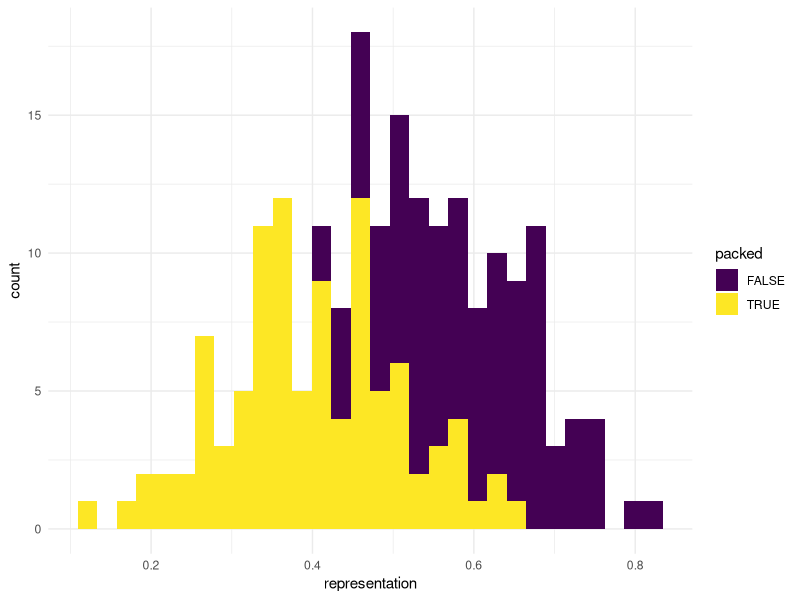
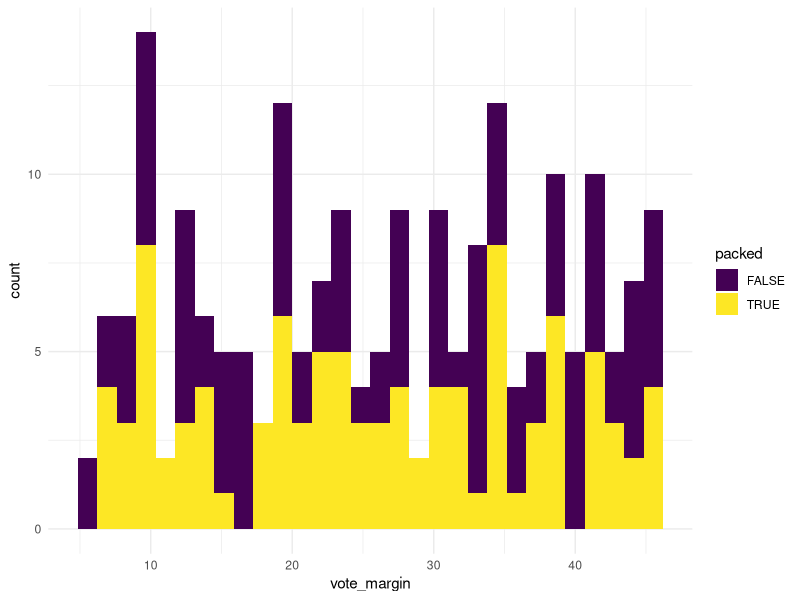
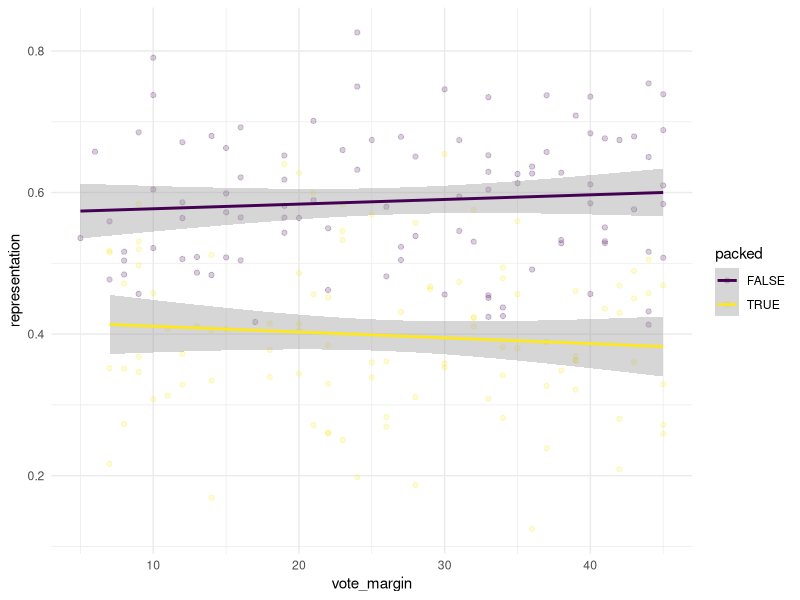
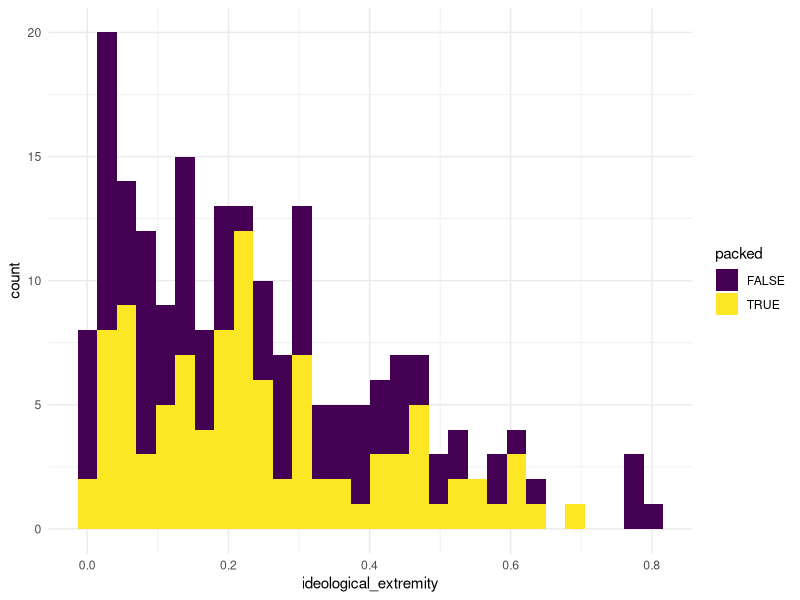
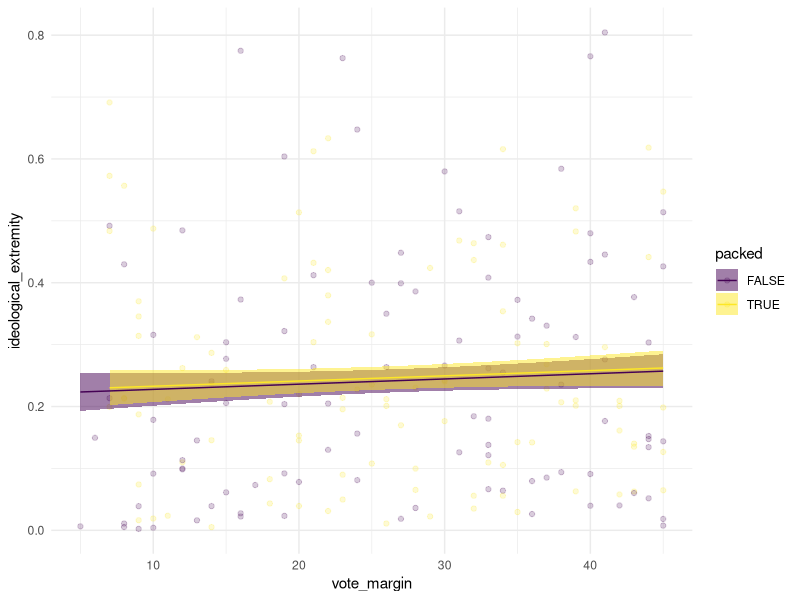
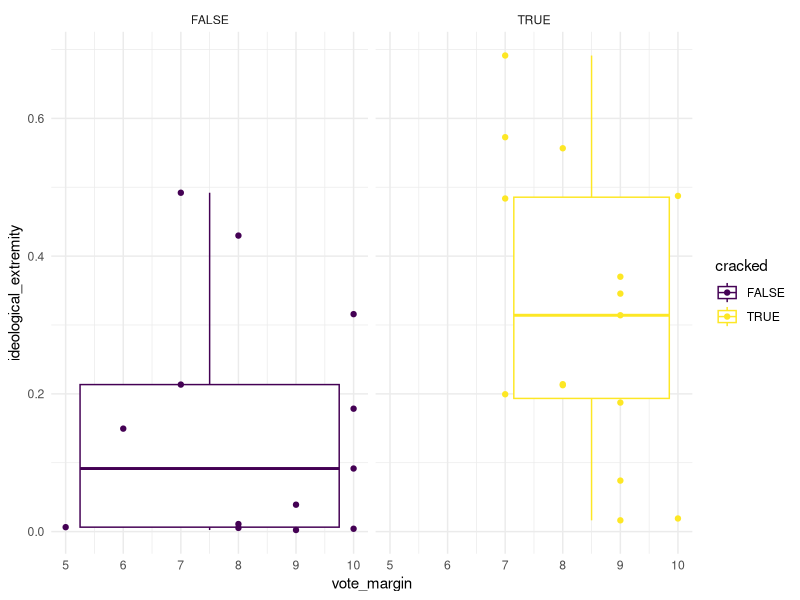
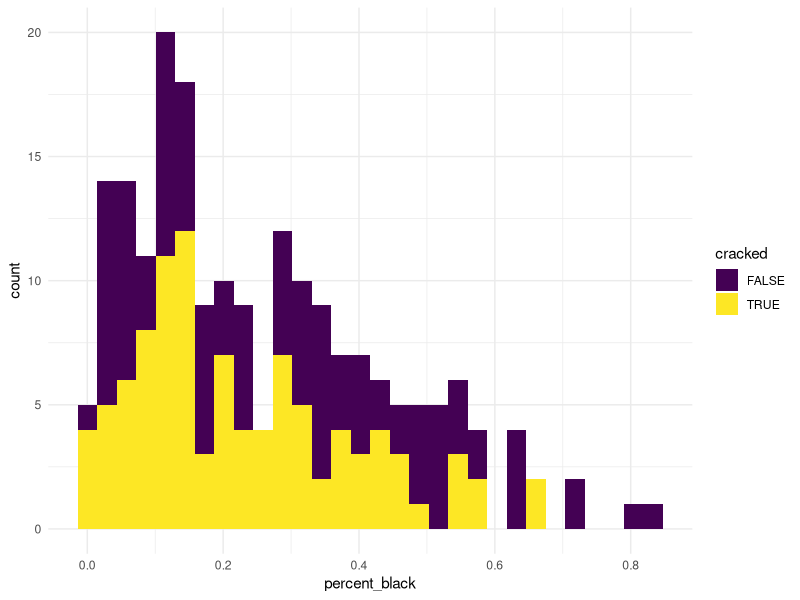
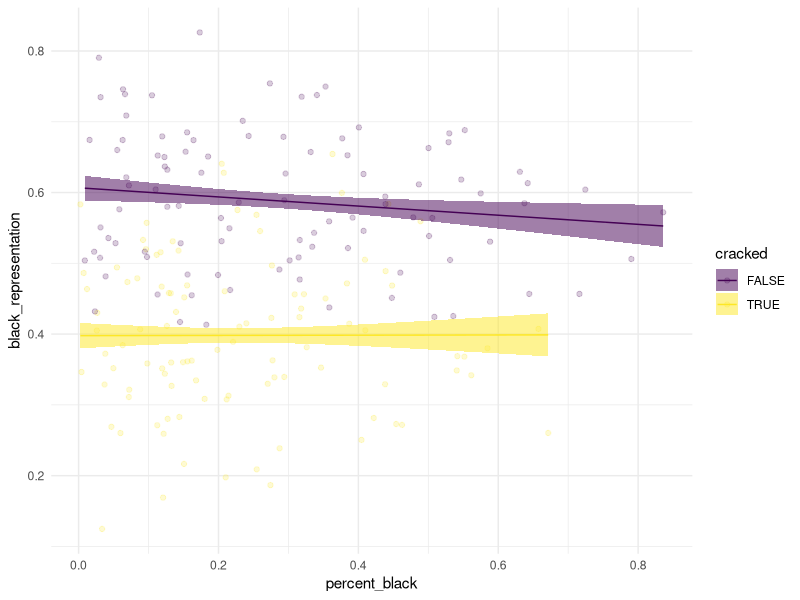

Reproduce these figures in R, in order.
## ---- chunk 1
knitr::opts_chunk$set(echo = TRUE, 
                      cache = FALSE, 
                      fig.width=8.5, 
                      split = T,
                      fig.align = 'center', 
                      fig.path='figs/',
                      warning=FALSE, 
                      message=FALSE)


library(tidyverse)
library(magrittr)
library(knitr)
library(kableExtra)
library(here)
library(broom)

library(ggplot2); theme_set(theme_minimal())
  options(
    ggplot2.continuous.color = "viridis",
    ggplot2.continuous.fill = "viridis"
  )
  scale_color_discrete <- function(...)
    scale_color_viridis_d(...)
  scale_fill_discrete <- function(...)
    scale_fill_viridis_d(...)
  
kablebox <- . %>%  knitr::kable() %>% 
  kable_styling() %>% 
  scroll_box(height = "400px")
## ---- chunk 2
packed <- tibble(packed = T, 
                 vote_margin = sample(seq(5,45, 1), 
                                      100, 
                                      replace = T),
                 representation = rnorm(100, 
                                        .4, 
                                        .1))

notpacked <- tibble(packed = F, 
                 vote_margin = sample(seq(5,45, 1), 
                                      100, 
                                      replace = T),
                 representation = rnorm(100, 
                                        .6, 
                                        .1))

d <- full_join(packed, notpacked) 

ggplot(d) + 
  aes(x = representation, 
      fill = packed) +
  geom_histogram()

ggplot(d) + 
  aes(x = vote_margin, 
      fill = packed) +
  geom_histogram()
## ---- chunk 3
ggplot(d) +
  aes(x = vote_margin, 
      y = representation, 
      color = packed) + 
  geom_point(alpha = .2) + 
  geom_smooth(method = "lm") + 
  scale_color_viridis_d()
## ---- chunk 4
## d %<>% mutate(ideological_extremity = ifelse(packed == 1,...))
d$ideological_extremity <- rbeta(200, 1, 3)

ggplot(d) + 
  aes(x = ideological_extremity, 
      fill = packed) +
  geom_histogram()
## ---- chunk 5
m2 <- lm(ideological_extremity ~ packed + vote_margin,
         data = d)  %>% 
  augment(se_fit = T)

ggplot(m2) +
  aes(x = vote_margin, 
      y = ideological_extremity, 
      color = packed,
      fill = packed ) + 
  geom_point(alpha = .2) + 
  geom_ribbon(aes(ymin = .fitted - .se.fit,
                  ymax = .fitted + .se.fit),
              alpha = .5,
              color = NA) + 
  geom_line(aes(y = .fitted)) + 
  scale_color_viridis_d()+ 
  scale_fill_viridis_d()
## ---- chunk 6
## use same sampe dist
d$cracked <- d$packed

d1 <- d %>% filter(vote_margin >= 5, 
                   vote_margin <= 10)

d1 %<>% group_by(cracked) %>% 
  mutate(mean = mean(ideological_extremity))


d1 %>% ggplot() +
  aes(x = vote_margin,
      y = ideological_extremity,
      color = cracked) + 
  geom_boxplot() +
  geom_point() + 
  facet_grid(. ~ cracked) + 
  #geom_line(aes(y = mean))+ 
  scale_color_viridis_d()

t.test(x = d1 %>% filter(cracked) %>%
         .$ideological_extremity,
       y = d1 %>% filter(!cracked) %>%
         .$ideological_extremity) 
## ---- chunk 7
## use same sample dist
d$black_representation <- d$representation

## draw percent black
d$percent_black <- rbeta(200, 1, 3)

ggplot(d) + 
  aes(x = percent_black, 
      fill = cracked) +
  geom_histogram()
## ---- chunk 8
m2 <- lm(black_representation ~ cracked*percent_black,
         data = d)  %>% 
  augment(se_fit = T)

ggplot(m2) +
  aes(x = percent_black, 
      y = black_representation, 
      color = cracked,
      fill = cracked ) + 
  geom_point(alpha = .2) + 
  geom_ribbon(aes(ymin = .fitted - .se.fit,
                  ymax = .fitted + .se.fit),
              alpha = .5,
              color = NA) + 
  geom_line(aes(y = .fitted)) + 
  scale_color_viridis_d()+ 
  scale_fill_viridis_d()
